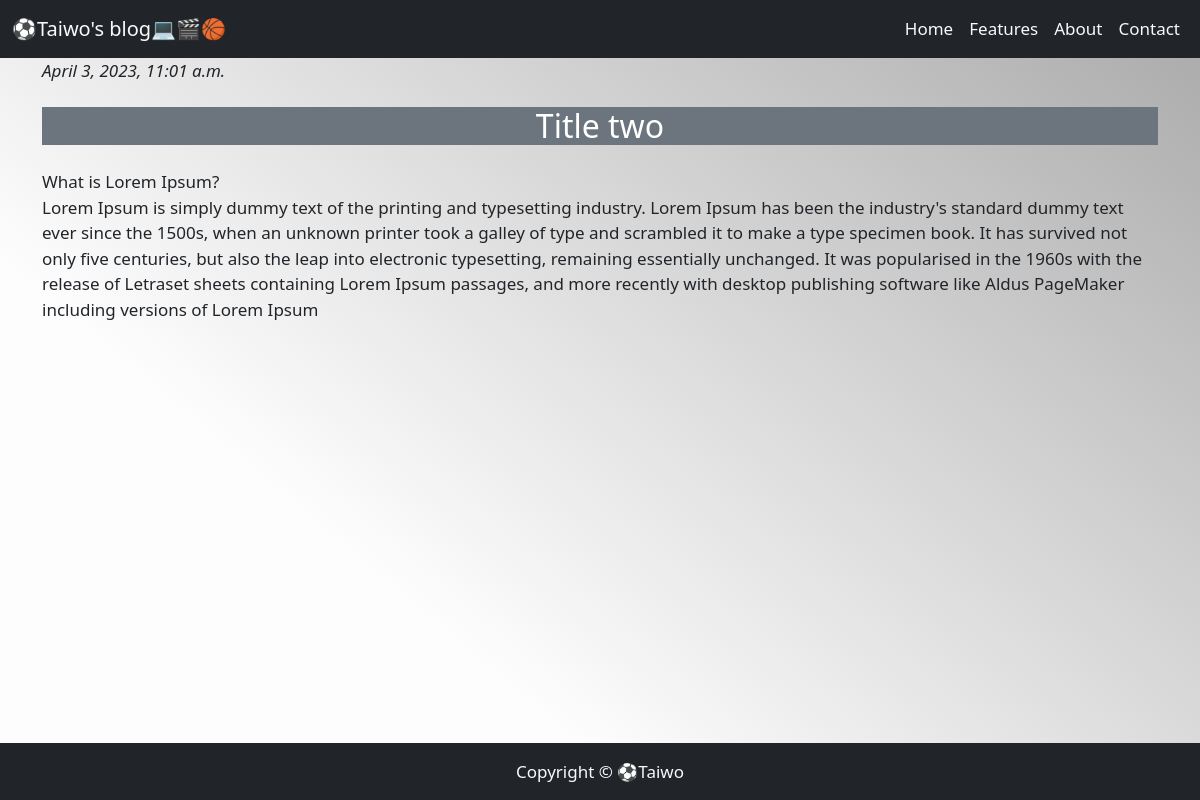
The app's page /post/2/ with its own data.
### MyBlog/models.py (models this page shows, shortened)
class Post(models.Model):
    author = models.ForeignKey(settings.AUTH_USER_MODEL, on_delete=models.CASCADE)
    title = models.CharField(max_length=100, blank=False, null=False)
    description = models.TextField(blank=False)
    created_date = models.DateTimeField(default=timezone.now)
    published_date = models.DateTimeField(blank=True, null=True)

### MyBlog/views.py (the view)
# urls.py: path('post/<int:id>/', DetailPageView.as_view(), name='post_detail'),
class DetailPageView(DetailView):
    model = Post
    template_name = 'post_detail.html'
    def get_object(self):
        id_ = self.kwargs.get('id')
        return get_object_or_404(Post, id=id_)

### templates/post_detail.html (shortened to what this page needs)
{% extends 'base.html' %}
{% block body %}
    <div class="container">
        <div class="row">
            <div class="col-12">
                <article class="post">
                    {% if post.published_date %}
                        <i class="date">{{ post.published_date}}</i>
                    {% endif %}
                    <h2 class="bg-secondary text-white text-center my-4">{{post.title}}</h2>
                        <p>{{ post.description|linebreaksbr }}</p>
                </article>
            </div>
        </div>
    </div>
{% endblock body %}

### static/css/style.css (style rules this page uses)
body { background: linear-gradient(40deg, #fdfdfd 30%, darkgrey); font-size: 17px; margin-bottom: 60px; }
html { position: relative; min-height: 100%; }

### records on screen
Post: published_date "April 3, 2023, 11:01 a.m.", title "Title two", description "What is Lorem Ipsum? Lorem Ipsum is simply dummy text of the printing and typesetting industry. Lorem Ipsum has been the industry's standard dummy text ever since the 1500s, when an unknown printer took a galley of type and scrambled it to make a type specimen book. It has survived not only five centuries, but also the leap into electronic typesetting, remaining essentially unchanged. It was popularised in the 1960s with the release of Letraset sheets containing Lorem Ipsum passages, and more recently with desktop publishing software like Aldus PageMaker including versions of Lorem Ipsum"
